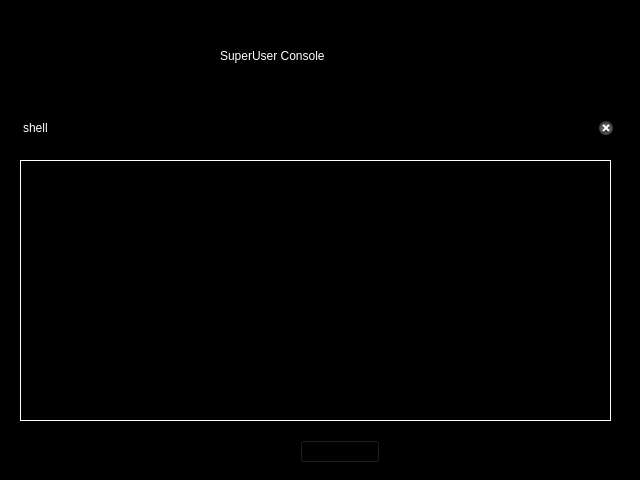
<?xml version="1.0" encoding="UTF-8"?>
<ui version="4.0">
 <class>MainWindow</class>
 <widget class="QMainWindow" name="MainWindow">
  <property name="geometry">
   <rect>
    <x>0</x>
    <y>0</y>
    <width>640</width>
    <height>480</height>
   </rect>
  </property>
  <property name="mouseTracking">
   <bool>true</bool>
  </property>
  <property name="tabletTracking">
   <bool>true</bool>
  </property>
  <property name="focusPolicy">
   <enum>Qt::TabFocus</enum>
  </property>
  <property name="acceptDrops">
   <bool>true</bool>
  </property>
  <property name="windowTitle">
   <string>admin</string>
  </property>
  <property name="styleSheet">
   <string notr="true">background-color: black</string>
  </property>
  <widget class="QWidget" name="centralwidget">
   <widget class="QLabel" name="label">
    <property name="geometry">
     <rect>
      <x>220</x>
      <y>20</y>
      <width>221</width>
      <height>71</height>
     </rect>
    </property>
    <property name="mouseTracking">
     <bool>true</bool>
    </property>
    <property name="tabletTracking">
     <bool>true</bool>
    </property>
    <property name="styleSheet">
     <string notr="true">color: rgb(255, 255, 255);
font: 24pt &quot;Uroob&quot;;</string>
    </property>
    <property name="text">
     <string>SuperUser Console</string>
    </property>
    <property name="wordWrap">
     <bool>false</bool>
    </property>
   </widget>
   <widget class="QLineEdit" name="commandline">
    <property name="geometry">
     <rect>
      <x>20</x>
      <y>120</y>
      <width>601</width>
      <height>16</height>
     </rect>
    </property>
    <property name="tabletTracking">
     <bool>true</bool>
    </property>
    <property name="autoFillBackground">
     <bool>true</bool>
    </property>
    <property name="styleSheet">
     <string notr="true">font: 10pt &quot;Uroob&quot;;
color: rgb(255, 255, 255);</string>
    </property>
    <property name="text">
     <string>shell</string>
    </property>
    <property name="dragEnabled">
     <bool>true</bool>
    </property>
    <property name="clearButtonEnabled">
     <bool>true</bool>
    </property>
   </widget>
   <widget class="QLabel" name="result">
    <property name="geometry">
     <rect>
      <x>20</x>
      <y>160</y>
      <width>591</width>
      <height>261</height>
     </rect>
    </property>
    <property name="cursor">
     <cursorShape>IBeamCursor</cursorShape>
    </property>
    <property name="mouseTracking">
     <bool>true</bool>
    </property>
    <property name="tabletTracking">
     <bool>true</bool>
    </property>
    <property name="acceptDrops">
     <bool>true</bool>
    </property>
    <property name="autoFillBackground">
     <bool>true</bool>
    </property>
    <property name="styleSheet">
     <string notr="true">font: 9pt &quot;Uroob&quot;;
color: rgb(255, 255, 255);</string>
    </property>
    <property name="frameShape">
     <enum>QFrame::Box</enum>
    </property>
    <property name="text">
     <string/>
    </property>
    <property name="scaledContents">
     <bool>true</bool>
    </property>
    <property name="wordWrap">
     <bool>true</bool>
    </property>
   </widget>
   <widget class="QPushButton" name="sh">
    <property name="geometry">
     <rect>
      <x>300</x>
      <y>440</y>
      <width>80</width>
      <height>23</height>
     </rect>
    </property>
    <property name="text">
     <string>sh</string>
    </property>
    <property name="shortcut">
     <string>Return</string>
    </property>
   </widget>
  </widget>
 </widget>
 <resources/>
 <connections/>
</ui>
